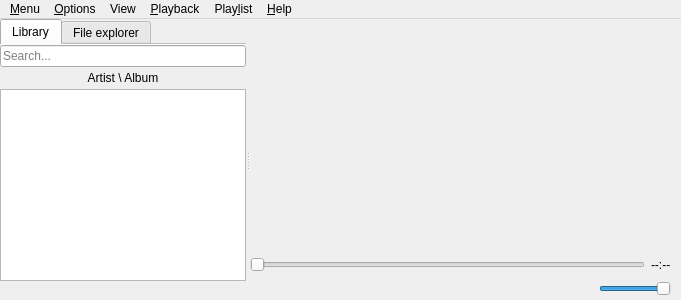
<?xml version="1.0" encoding="UTF-8"?>
<ui version="4.0">
 <class>MainWindow</class>
 <widget class="QMainWindow" name="MainWindow">
  <property name="geometry">
   <rect>
    <x>0</x>
    <y>0</y>
    <width>681</width>
    <height>300</height>
   </rect>
  </property>
  <property name="windowTitle">
   <string notr="true">Miam Player</string>
  </property>
  <property name="locale">
   <locale language="English" country="UnitedStates"/>
  </property>
  <widget class="QWidget" name="centralwidget">
   <layout class="QHBoxLayout" name="centralLayout">
    <property name="spacing">
     <number>0</number>
    </property>
    <property name="leftMargin">
     <number>0</number>
    </property>
    <property name="topMargin">
     <number>0</number>
    </property>
    <property name="rightMargin">
     <number>0</number>
    </property>
    <property name="bottomMargin">
     <number>0</number>
    </property>
    <item>
     <widget class="QStackedWidget" name="stackedWidget">
      <widget class="QWidget" name="defaultPage">
       <layout class="QHBoxLayout" name="horizontalLayout">
        <property name="spacing">
         <number>0</number>
        </property>
        <property name="leftMargin">
         <number>0</number>
        </property>
        <property name="topMargin">
         <number>0</number>
        </property>
        <property name="rightMargin">
         <number>0</number>
        </property>
        <property name="bottomMargin">
         <number>0</number>
        </property>
        <item>
         <widget class="QSplitter" name="splitter">
          <property name="orientation">
           <enum>Qt::Horizontal</enum>
          </property>
          <widget class="ExtendedTabWidget" name="leftTabs">
           <property name="currentIndex">
            <number>0</number>
           </property>
           <property name="documentMode">
            <bool>true</bool>
           </property>
           <widget class="QWidget" name="tabLibrary">
            <attribute name="title">
             <string>Library</string>
            </attribute>
            <layout class="QVBoxLayout" name="verticalLayout_7">
             <property name="spacing">
              <number>0</number>
             </property>
             <property name="leftMargin">
              <number>0</number>
             </property>
             <property name="topMargin">
              <number>0</number>
             </property>
             <property name="rightMargin">
              <number>0</number>
             </property>
             <property name="bottomMargin">
              <number>0</number>
             </property>
             <item>
              <widget class="QWidget" name="widgetSearchBar" native="true">
               <property name="minimumSize">
                <size>
                 <width>0</width>
                 <height>20</height>
                </size>
               </property>
               <layout class="QHBoxLayout" name="horizontalLayout_5">
                <property name="spacing">
                 <number>0</number>
                </property>
                <property name="leftMargin">
                 <number>0</number>
                </property>
                <property name="topMargin">
                 <number>0</number>
                </property>
                <property name="rightMargin">
                 <number>0</number>
                </property>
                <property name="bottomMargin">
                 <number>0</number>
                </property>
                <item>
                 <widget class="LibraryFilterLineEdit" name="searchBar">
                  <property name="maxLength">
                   <number>100</number>
                  </property>
                  <property name="placeholderText">
                   <string>Search...</string>
                  </property>
                 </widget>
                </item>
               </layout>
              </widget>
             </item>
             <item>
              <widget class="LibraryHeader" name="libraryHeader">
               <property name="text">
                <string>Artist \ Album</string>
               </property>
               <property name="flat">
                <bool>true</bool>
               </property>
              </widget>
             </item>
             <item>
              <widget class="LibraryTreeView" name="library">
               <property name="editTriggers">
                <set>QAbstractItemView::NoEditTriggers</set>
               </property>
               <property name="dragEnabled">
                <bool>true</bool>
               </property>
               <property name="dragDropMode">
                <enum>QAbstractItemView::DragOnly</enum>
               </property>
               <property name="selectionMode">
                <enum>QAbstractItemView::ExtendedSelection</enum>
               </property>
               <property name="sortingEnabled">
                <bool>true</bool>
               </property>
               <property name="expandsOnDoubleClick">
                <bool>false</bool>
               </property>
               <attribute name="headerVisible">
                <bool>false</bool>
               </attribute>
              </widget>
             </item>
             <item>
              <widget class="QuickStart" name="quickStart" native="true">
               <property name="sizePolicy">
                <sizepolicy hsizetype="Preferred" vsizetype="Expanding">
                 <horstretch>0</horstretch>
                 <verstretch>0</verstretch>
                </sizepolicy>
               </property>
              </widget>
             </item>
            </layout>
           </widget>
           <widget class="QWidget" name="tabFileExplorer">
            <attribute name="title">
             <string>File explorer</string>
            </attribute>
            <layout class="QVBoxLayout" name="verticalLayout_8">
             <property name="spacing">
              <number>0</number>
             </property>
             <property name="leftMargin">
              <number>0</number>
             </property>
             <property name="topMargin">
              <number>0</number>
             </property>
             <property name="rightMargin">
              <number>0</number>
             </property>
             <property name="bottomMargin">
              <number>0</number>
             </property>
             <item>
              <widget class="AddressBar" name="addressBar" native="true"/>
             </item>
             <item>
              <widget class="FileSystemTreeView" name="filesystem">
               <property name="dragEnabled">
                <bool>true</bool>
               </property>
               <property name="dragDropMode">
                <enum>QAbstractItemView::DragOnly</enum>
               </property>
               <property name="selectionMode">
                <enum>QAbstractItemView::ExtendedSelection</enum>
               </property>
              </widget>
             </item>
            </layout>
           </widget>
          </widget>
          <widget class="QWidget" name="widgetMediaObjects" native="true">
           <layout class="QVBoxLayout" name="verticalLayout_2">
            <property name="leftMargin">
             <number>0</number>
            </property>
            <property name="topMargin">
             <number>0</number>
            </property>
            <property name="rightMargin">
             <number>0</number>
            </property>
            <item>
             <widget class="TagEditor" name="tagEditor" native="true">
              <property name="sizePolicy">
               <sizepolicy hsizetype="Expanding" vsizetype="Expanding">
                <horstretch>0</horstretch>
                <verstretch>0</verstretch>
               </sizepolicy>
              </property>
             </widget>
            </item>
            <item>
             <widget class="TabPlaylist" name="tabPlaylists">
              <property name="usesScrollButtons">
               <bool>false</bool>
              </property>
              <property name="documentMode">
               <bool>true</bool>
              </property>
              <property name="tabsClosable">
               <bool>true</bool>
              </property>
             </widget>
            </item>
            <item>
             <layout class="QHBoxLayout" name="seekSliderLayout">
              <property name="rightMargin">
               <number>10</number>
              </property>
              <item>
               <widget class="SeekBar" name="seekSlider">
                <property name="enabled">
                 <bool>false</bool>
                </property>
                <property name="maximum">
                 <number>999</number>
                </property>
                <property name="singleStep">
                 <number>10</number>
                </property>
                <property name="pageStep">
                 <number>100</number>
                </property>
                <property name="orientation">
                 <enum>Qt::Horizontal</enum>
                </property>
               </widget>
              </item>
              <item>
               <widget class="TimeLabel" name="timeLabel">
                <property name="text">
                 <string notr="true">--:--</string>
                </property>
               </widget>
              </item>
             </layout>
            </item>
            <item>
             <layout class="QHBoxLayout" name="horizontalLayout_buttons">
              <property name="rightMargin">
               <number>10</number>
              </property>
              <item>
               <widget class="MediaButton" name="skipBackwardButton">
                <property name="text">
                 <string notr="true"/>
                </property>
                <property name="icon">
                 <iconset resource="mmmmp.qrc">
                  <normaloff>:/player/oxygen/skipBackward</normaloff>:/player/oxygen/skipBackward</iconset>
                </property>
                <property name="iconSize">
                 <size>
                  <width>36</width>
                  <height>36</height>
                 </size>
                </property>
                <property name="flat">
                 <bool>true</bool>
                </property>
               </widget>
              </item>
              <item>
               <widget class="MediaButton" name="seekBackwardButton">
                <property name="text">
                 <string notr="true"/>
                </property>
                <property name="icon">
                 <iconset resource="mmmmp.qrc">
                  <normaloff>:/player/oxygen/seekBackward</normaloff>:/player/oxygen/seekBackward</iconset>
                </property>
                <property name="iconSize">
                 <size>
                  <width>36</width>
                  <height>36</height>
                 </size>
                </property>
                <property name="flat">
                 <bool>true</bool>
                </property>
               </widget>
              </item>
              <item>
               <widget class="MediaButton" name="playButton">
                <property name="text">
                 <string notr="true"/>
                </property>
                <property name="icon">
                 <iconset resource="mmmmp.qrc">
                  <normaloff>:/player/oxygen/play</normaloff>:/player/oxygen/play</iconset>
                </property>
                <property name="iconSize">
                 <size>
                  <width>36</width>
                  <height>36</height>
                 </size>
                </property>
                <property name="flat">
                 <bool>true</bool>
                </property>
               </widget>
              </item>
              <item>
               <widget class="MediaButton" name="stopButton">
                <property name="text">
                 <string notr="true"/>
                </property>
                <property name="icon">
                 <iconset resource="mmmmp.qrc">
                  <normaloff>:/player/oxygen/stop</normaloff>:/player/oxygen/stop</iconset>
                </property>
                <property name="iconSize">
                 <size>
                  <width>36</width>
                  <height>36</height>
                 </size>
                </property>
                <property name="flat">
                 <bool>true</bool>
                </property>
               </widget>
              </item>
              <item>
               <widget class="MediaButton" name="seekForwardButton">
                <property name="text">
                 <string notr="true"/>
                </property>
                <property name="icon">
                 <iconset resource="mmmmp.qrc">
                  <normaloff>:/player/oxygen/seekForward</normaloff>:/player/oxygen/seekForward</iconset>
                </property>
                <property name="iconSize">
                 <size>
                  <width>36</width>
                  <height>36</height>
                 </size>
                </property>
                <property name="flat">
                 <bool>true</bool>
                </property>
               </widget>
              </item>
              <item>
               <widget class="MediaButton" name="skipForwardButton">
                <property name="text">
                 <string notr="true"/>
                </property>
                <property name="icon">
                 <iconset resource="mmmmp.qrc">
                  <normaloff>:/player/oxygen/skipForward</normaloff>:/player/oxygen/skipForward</iconset>
                </property>
                <property name="iconSize">
                 <size>
                  <width>36</width>
                  <height>36</height>
                 </size>
                </property>
                <property name="flat">
                 <bool>true</bool>
                </property>
               </widget>
              </item>
              <item>
               <widget class="MediaButton" name="playbackModeButton">
                <property name="text">
                 <string notr="true"/>
                </property>
                <property name="icon">
                 <iconset resource="mmmmp.qrc">
                  <normaloff>:/player/oxygen/sequential</normaloff>:/player/oxygen/sequential</iconset>
                </property>
                <property name="iconSize">
                 <size>
                  <width>36</width>
                  <height>36</height>
                 </size>
                </property>
                <property name="flat">
                 <bool>true</bool>
                </property>
               </widget>
              </item>
              <item>
               <spacer name="horizontalSpacer">
                <property name="orientation">
                 <enum>Qt::Horizontal</enum>
                </property>
                <property name="sizeHint" stdset="0">
                 <size>
                  <width>40</width>
                  <height>20</height>
                 </size>
                </property>
               </spacer>
              </item>
              <item>
               <widget class="VolumeSlider" name="volumeSlider">
                <property name="sizePolicy">
                 <sizepolicy hsizetype="MinimumExpanding" vsizetype="Preferred">
                  <horstretch>0</horstretch>
                  <verstretch>0</verstretch>
                 </sizepolicy>
                </property>
                <property name="minimumSize">
                 <size>
                  <width>50</width>
                  <height>0</height>
                 </size>
                </property>
                <property name="maximumSize">
                 <size>
                  <width>100</width>
                  <height>100</height>
                 </size>
                </property>
                <property name="maximum">
                 <number>100</number>
                </property>
                <property name="pageStep">
                 <number>0</number>
                </property>
                <property name="value">
                 <number>100</number>
                </property>
                <property name="tracking">
                 <bool>false</bool>
                </property>
                <property name="orientation">
                 <enum>Qt::Horizontal</enum>
                </property>
               </widget>
              </item>
             </layout>
            </item>
           </layout>
          </widget>
         </widget>
        </item>
       </layout>
      </widget>
     </widget>
    </item>
   </layout>
  </widget>
  <widget class="QMenuBar" name="menubar">
   <property name="geometry">
    <rect>
     <x>0</x>
     <y>0</y>
     <width>681</width>
     <height>25</height>
    </rect>
   </property>
   <property name="nativeMenuBar">
    <bool>true</bool>
   </property>
   <widget class="QMenu" name="menuMenu">
    <property name="title">
     <string>&amp;Menu</string>
    </property>
    <addaction name="actionOpen"/>
    <addaction name="separator"/>
    <addaction name="actionExit"/>
   </widget>
   <widget class="QMenu" name="menuPlaylist">
    <property name="title">
     <string>Play&amp;list</string>
    </property>
    <addaction name="actionAddPlaylist"/>
    <addaction name="actionDeleteCurrentPlaylist"/>
    <addaction name="separator"/>
    <addaction name="actionRemoveSelectedTracks"/>
    <addaction name="actionMoveTrackUp"/>
    <addaction name="actionMoveTrackDown"/>
    <addaction name="separator"/>
    <addaction name="actionShowPlaylistManager"/>
   </widget>
   <widget class="QMenu" name="menuOptions">
    <property name="title">
     <string>&amp;Options</string>
    </property>
    <addaction name="actionScanLibrary"/>
    <addaction name="separator"/>
    <addaction name="actionShowCustomize"/>
    <addaction name="actionShowOptions"/>
   </widget>
   <widget class="QMenu" name="menuHelp">
    <property name="title">
     <string>&amp;Help</string>
    </property>
    <addaction name="actionShowHelp"/>
    <addaction name="actionCheckNewRelease"/>
    <addaction name="separator"/>
    <addaction name="actionAboutM4P"/>
    <addaction name="actionAboutQt"/>
   </widget>
   <widget class="QMenu" name="menuPlayback">
    <property name="title">
     <string>&amp;Playback</string>
    </property>
    <addaction name="actionSkipBackward"/>
    <addaction name="actionSeekBackward"/>
    <addaction name="actionPlay"/>
    <addaction name="actionStop"/>
    <addaction name="actionSeekForward"/>
    <addaction name="actionSkipForward"/>
    <addaction name="separator"/>
    <addaction name="actionPlaybackSequential"/>
    <addaction name="actionPlaybackLoop"/>
    <addaction name="actionPlaybackRandom"/>
    <addaction name="actionPlaybackCurrentItemOnce"/>
    <addaction name="actionPlaybackCurrentItemInLoop"/>
    <addaction name="separator"/>
    <addaction name="actionMute"/>
    <addaction name="actionIncreaseVolume"/>
    <addaction name="actionDecreaseVolume"/>
   </widget>
   <widget class="QMenu" name="menuView">
    <property name="title">
     <string>View</string>
    </property>
    <addaction name="actionPlaylistMode"/>
    <addaction name="actionUniqueLibraryMode"/>
   </widget>
   <addaction name="menuMenu"/>
   <addaction name="menuOptions"/>
   <addaction name="menuView"/>
   <addaction name="menuPlayback"/>
   <addaction name="menuPlaylist"/>
   <addaction name="menuHelp"/>
  </widget>
  <action name="actionExit">
   <property name="text">
    <string>E&amp;xit</string>
   </property>
   <property name="shortcut">
    <string>Ctrl+Q</string>
   </property>
  </action>
  <action name="actionOpen">
   <property name="enabled">
    <bool>false</bool>
   </property>
   <property name="text">
    <string>&amp;Open...</string>
   </property>
  </action>
  <action name="actionAddPlaylist">
   <property name="text">
    <string>&amp;Add a playlist</string>
   </property>
  </action>
  <action name="actionShowCustomize">
   <property name="text">
    <string>&amp;Customize appearance...</string>
   </property>
  </action>
  <action name="actionAboutQt">
   <property name="text">
    <string>About &amp;Qt...</string>
   </property>
  </action>
  <action name="actionShowPlaylistManager">
   <property name="text">
    <string>&amp;Playlist manager...</string>
   </property>
  </action>
  <action name="actionScanLibrary">
   <property name="text">
    <string>&amp;Rescan library</string>
   </property>
  </action>
  <action name="actionSetLibrary">
   <property name="text">
    <string>Customize library...</string>
   </property>
  </action>
  <action name="actionCheckNewRelease">
   <property name="enabled">
    <bool>false</bool>
   </property>
   <property name="text">
    <string>&amp;Check for a new version is available</string>
   </property>
  </action>
  <action name="actionShowOptions">
   <property name="text">
    <string>Customize general &amp;options...</string>
   </property>
  </action>
  <action name="actionAboutM4P">
   <property name="text">
    <string>&amp;About Miam Player...</string>
   </property>
  </action>
  <action name="actionDeleteCurrentPlaylist">
   <property name="text">
    <string>&amp;Delete current playlist</string>
   </property>
   <property name="shortcut">
    <string>Ctrl+W</string>
   </property>
  </action>
  <action name="actionShowHelp">
   <property name="enabled">
    <bool>false</bool>
   </property>
   <property name="text">
    <string>Show &amp;help...</string>
   </property>
  </action>
  <action name="actionSkipBackward">
   <property name="text">
    <string>Skip &amp;backward</string>
   </property>
  </action>
  <action name="actionSeekBackward">
   <property name="text">
    <string>Seek backward</string>
   </property>
  </action>
  <action name="actionPlay">
   <property name="text">
    <string>&amp;Play / pause</string>
   </property>
  </action>
  <action name="actionStop">
   <property name="text">
    <string>&amp;Stop</string>
   </property>
  </action>
  <action name="actionSeekForward">
   <property name="text">
    <string>Seek forward</string>
   </property>
  </action>
  <action name="actionSkipForward">
   <property name="text">
    <string>Skip &amp;forward</string>
   </property>
  </action>
  <action name="actionPlaybackLoop">
   <property name="checkable">
    <bool>true</bool>
   </property>
   <property name="text">
    <string>&amp;Repeat</string>
   </property>
  </action>
  <action name="actionPlaybackRandom">
   <property name="checkable">
    <bool>true</bool>
   </property>
   <property name="text">
    <string>S&amp;huffle</string>
   </property>
  </action>
  <action name="actionRemoveSelectedTracks">
   <property name="enabled">
    <bool>false</bool>
   </property>
   <property name="text">
    <string>&amp;Remove selected track</string>
   </property>
  </action>
  <action name="actionMoveTrackUp">
   <property name="enabled">
    <bool>false</bool>
   </property>
   <property name="text">
    <string>Move selected track &amp;up</string>
   </property>
  </action>
  <action name="actionMoveTrackDown">
   <property name="enabled">
    <bool>false</bool>
   </property>
   <property name="text">
    <string>Move selected track &amp;down</string>
   </property>
  </action>
  <action name="actionMute">
   <property name="enabled">
    <bool>false</bool>
   </property>
   <property name="text">
    <string>&amp;Mute</string>
   </property>
  </action>
  <action name="actionIncreaseVolume">
   <property name="enabled">
    <bool>false</bool>
   </property>
   <property name="text">
    <string>&amp;Increase volume</string>
   </property>
  </action>
  <action name="actionDecreaseVolume">
   <property name="enabled">
    <bool>false</bool>
   </property>
   <property name="text">
    <string>&amp;Decrease volume</string>
   </property>
  </action>
  <action name="actionPlaybackCurrentItemOnce">
   <property name="checkable">
    <bool>true</bool>
   </property>
   <property name="text">
    <string>Current item &amp;once</string>
   </property>
  </action>
  <action name="actionPlaybackSequential">
   <property name="checkable">
    <bool>true</bool>
   </property>
   <property name="checked">
    <bool>true</bool>
   </property>
   <property name="text">
    <string>&amp;Normal</string>
   </property>
  </action>
  <action name="actionPlaybackCurrentItemInLoop">
   <property name="checkable">
    <bool>true</bool>
   </property>
   <property name="text">
    <string>Current item in &amp;loop</string>
   </property>
  </action>
  <action name="actionPlaylistMode">
   <property name="checkable">
    <bool>true</bool>
   </property>
   <property name="checked">
    <bool>true</bool>
   </property>
   <property name="text">
    <string>Playlist Mode</string>
   </property>
  </action>
  <action name="actionUniqueLibraryMode">
   <property name="checkable">
    <bool>true</bool>
   </property>
   <property name="enabled">
    <bool>false</bool>
   </property>
   <property name="text">
    <string>Unique library Mode</string>
   </property>
  </action>
  <action name="actionHideMenus">
   <property name="checkable">
    <bool>true</bool>
   </property>
   <property name="text">
    <string>&amp;Hide menus</string>
   </property>
  </action>
  <action name="actionMakeBorderless">
   <property name="checkable">
    <bool>true</bool>
   </property>
   <property name="text">
    <string>&amp;Make the player borderless</string>
   </property>
  </action>
 </widget>
 <customwidgets>
  <customwidget>
   <class>LibraryFilterLineEdit</class>
   <extends>QLineEdit</extends>
   <header location="global">libraryfilterlineedit.h</header>
  </customwidget>
  <customwidget>
   <class>LibraryTreeView</class>
   <extends>QTreeView</extends>
   <header>library/librarytreeview.h</header>
  </customwidget>
  <customwidget>
   <class>MediaButton</class>
   <extends>QPushButton</extends>
   <header>mediabutton.h</header>
  </customwidget>
  <customwidget>
   <class>TagEditor</class>
   <extends>QWidget</extends>
   <header>tageditor/tageditor.h</header>
   <container>1</container>
  </customwidget>
  <customwidget>
   <class>AddressBar</class>
   <extends>QWidget</extends>
   <header>filesystem/addressbar.h</header>
   <container>1</container>
  </customwidget>
  <customwidget>
   <class>FileSystemTreeView</class>
   <extends>QTreeView</extends>
   <header>filesystem/filesystemtreeview.h</header>
  </customwidget>
  <customwidget>
   <class>QuickStart</class>
   <extends>QWidget</extends>
   <header>quickstart.h</header>
   <container>1</container>
  </customwidget>
  <customwidget>
   <class>TimeLabel</class>
   <extends>QLabel</extends>
   <header>timelabel.h</header>
  </customwidget>
  <customwidget>
   <class>TabPlaylist</class>
   <extends>QTabWidget</extends>
   <header>playlists/tabplaylist.h</header>
   <container>1</container>
  </customwidget>
  <customwidget>
   <class>VolumeSlider</class>
   <extends>QSlider</extends>
   <header>volumeslider.h</header>
  </customwidget>
  <customwidget>
   <class>ExtendedTabWidget</class>
   <extends>QTabWidget</extends>
   <header>extendedtabwidget.h</header>
   <container>1</container>
  </customwidget>
  <customwidget>
   <class>LibraryHeader</class>
   <extends>QPushButton</extends>
   <header location="global">libraryheader.h</header>
  </customwidget>
  <customwidget>
   <class>SeekBar</class>
   <extends>QSlider</extends>
   <header>seekbar.h</header>
  </customwidget>
 </customwidgets>
 <resources>
  <include location="mmmmp.qrc"/>
 </resources>
 <connections/>
</ui>
